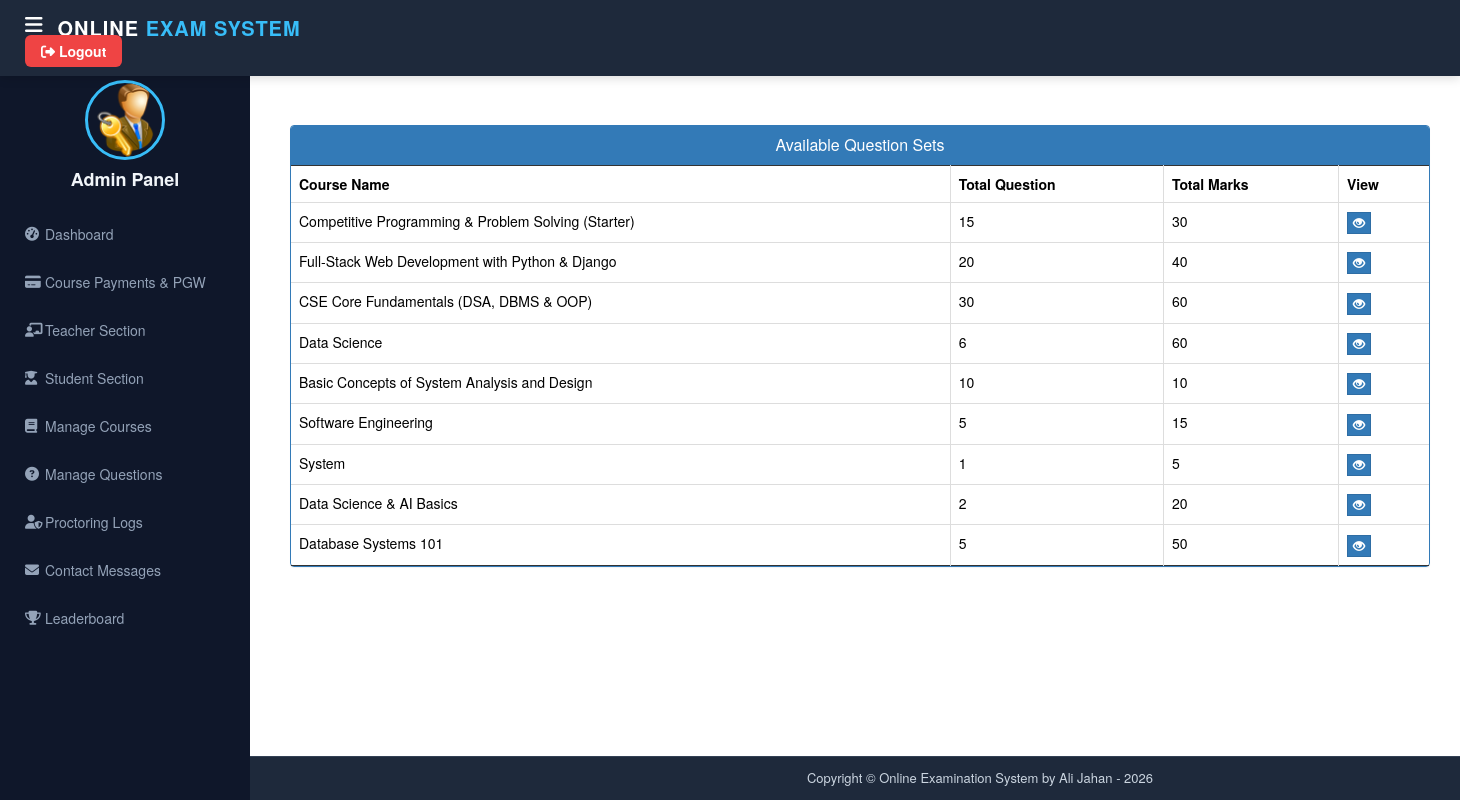
/admin-view-question (signed in), run on an earlier commit of the app's database.
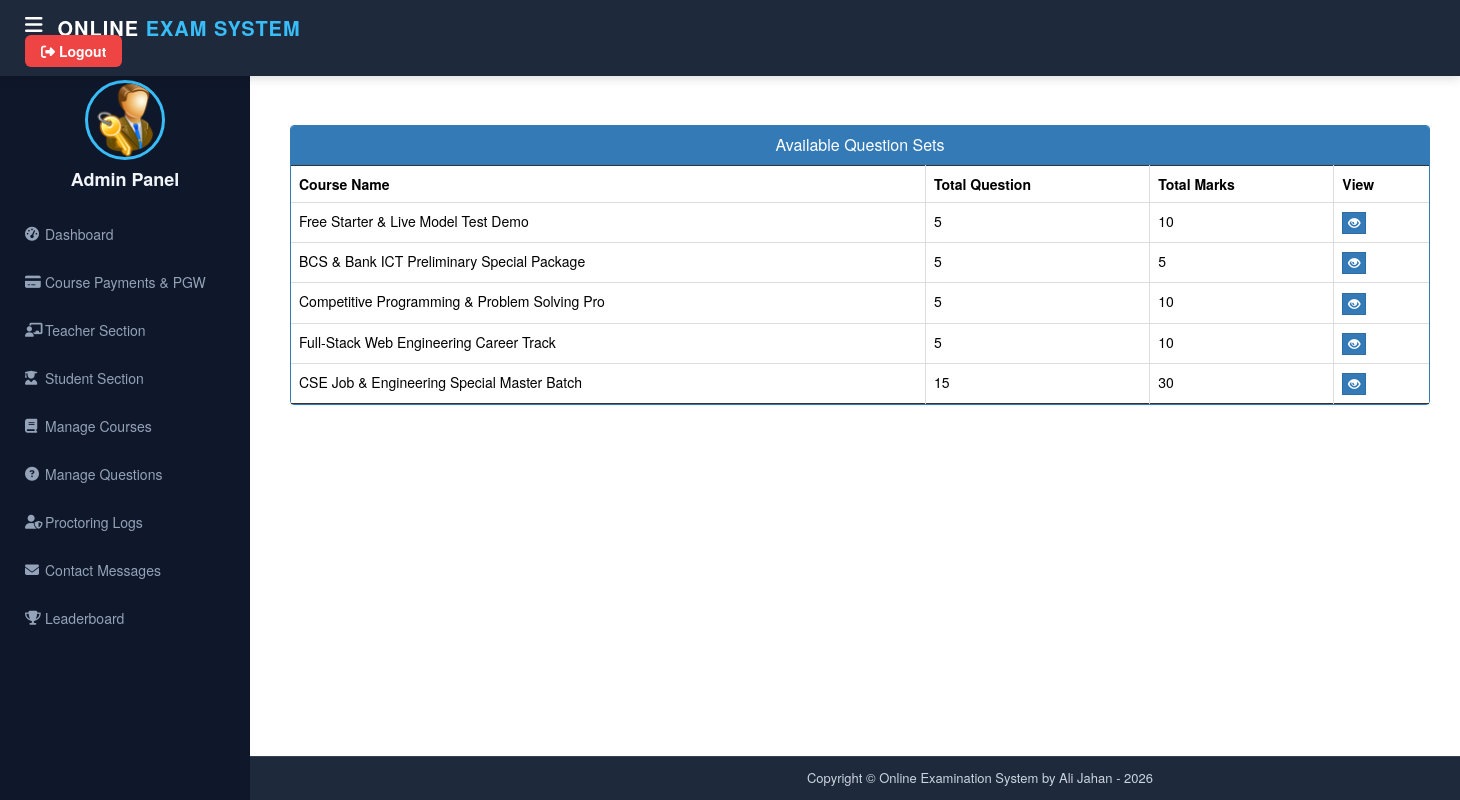
And on a later commit of the database.
### exam/models.py (models this page shows, shortened)
class Course(models.Model):
    course_name = models.CharField(max_length=200)
    question_number = models.PositiveIntegerField(default=0)
    total_marks = models.PositiveIntegerField(default=0)
    start_time = models.DateTimeField(null=True, blank=True)
    end_time = models.DateTimeField(null=True, blank=True)
    result_publish_time = models.DateTimeField(null=True, blank=True)
    slug = models.SlugField(max_length=220, unique=True, blank=True, null=True)
    category = models.ForeignKey(CourseCategory, on_delete=models.SET_NULL, null=True, blank=True, related_name='courses')
    teacher = models.ForeignKey(Teacher, on_delete=models.SET_NULL, null=True, blank=True, related_name='courses')
    description = models.TextField(blank=True)
    thumbnail = models.ImageField(upload_to='course_thumbnails/', null=True, blank=True)
    price = models.DecimalField(max_digits=8, decimal_places=2, default=0.00)
    original_price = models.DecimalField(max_digits=8, decimal_places=2, default=0.00, blank=True)
    negative_marking = models.FloatField(default=0.25)
    routine_date = models.DateField(null=True, blank=True)
    routine_syllabus = models.TextField(blank=True, default='')
    batch_title = models.CharField(max_length=150, blank=True, default='')
    is_free = models.BooleanField(default=False)
    is_active = models.BooleanField(default=True)
    created_at = models.DateTimeField(auto_now_add=True, null=True, blank=True)
    updated_at = models.DateTimeField(auto_now=True, null=True, blank=True)
    class Meta:
        ordering = ['-created_at']

### exam/views.py (the view)
# urls.py: path('admin-view-question', views.admin_view_question_view, name='admin-view-question'),
@login_required(login_url='adminlogin')
def admin_view_question_view(request):
    courses= models.Course.objects.all()
    return render(request,'exam/admin_view_question.html',{'courses':courses})

### templates/exam/admin_view_question.html (shortened to what this page needs)
{% extends 'exam/adminbase.html' %}
{% block content %}
{%load static%}
<head>
  <link href="//netdna.bootstrapcdn.com/bootstrap/3.0.0/css/bootstrap.min.css" rel="stylesheet" id="bootstrap-css">
</head>
<br><br>
<div class="container">
  <div class="panel panel-primary">
    <div class="panel-heading">
      <h6 class="panel-title">Available Question Sets</h6>
    </div>
    <table class="table table-hover table-bordered" id="dev-table">
      <thead>
        <tr>
          <th>Course Name</th>
          <th>Total Question</th>
          <th>Total Marks</th>
          <th>View</th>
        </tr>
      </thead>
      {% for c in courses %}
      <tr>
        <td> {{c.course_name}}</td>
        <td>{{c.question_number}}</td>
        <td>{{c.total_marks}}</td>
        <td><a class="btn btn-primary btn-xs" style="border-radius: 0%;" href="{% url 'view-question' c.id  %}"><span class="glyphicon glyphicon-eye-open"></span></a></td>
      </tr>
      {% endfor %}
    </table>
  </div>
</div>
<br><br><br><br><br><br>
{% endblock content %}

What changed in the data, as far as the page shows it:
removed Course: course_name "Data Science", question_number "6", total_marks "60"
removed Course: course_name "Basic Concepts of System Analysis and Design", question_number "10", total_marks "10"
removed Course: course_name "Software Engineering", question_number "5", total_marks "15"
removed Course: course_name "System", question_number "1", total_marks "5"
removed Course: course_name "Data Science & AI Basics", question_number "2", total_marks "20"
removed Course: course_name "Database Systems 101", question_number "5", total_marks "50"
added Course: course_name "Free Starter & Live Model Test Demo", question_number "5", total_marks "10"
added Course: course_name "BCS & Bank ICT Preliminary Special Package", question_number "5", total_marks "5"
changed Course: course_name "Competitive Programming & Problem Solving (Starter)" → "Competitive Programming & Problem Solving Pro"; question_number "15" → "5"; total_marks "30" → "10"
changed Course: course_name "Full-Stack Web Development with Python & Django" → "Full-Stack Web Engineering Career Track"; question_number "20" → "5"; total_marks "40" → "10"
changed Course: course_name "CSE Core Fundamentals (DSA, DBMS & OOP)" → "CSE Job & Engineering Special Master Batch"; question_number "30" → "15"; total_marks "60" → "30"
